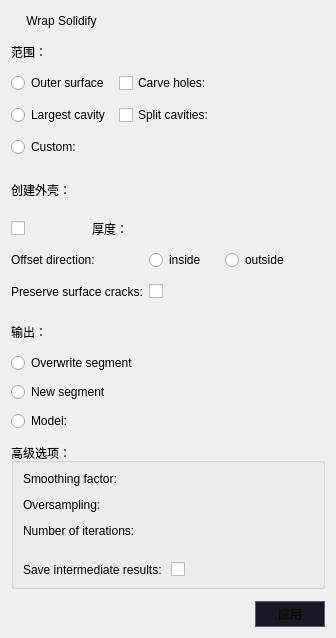
<?xml version="1.0" encoding="UTF-8"?>
<ui version="4.0">
 <class>SegmentEditorWrapSolidify</class>
 <widget class="qMRMLWidget" name="SegmentEditorWrapSolidify">
  <property name="geometry">
   <rect>
    <x>0</x>
    <y>0</y>
    <width>336</width>
    <height>589</height>
   </rect>
  </property>
  <property name="styleSheet">
   <string notr="true">QPushButton{
	font: 10pt 'Microsoft YaHei';
	width: 68;
 	height: 24;
	background: #191925;
 	border: 1px solid #5c5c74;
}

QPushButton:hover{
	background-color: #5C5C74;
}</string>
  </property>
  <layout class="QFormLayout" name="formLayout">
   <property name="verticalSpacing">
    <number>12</number>
   </property>
   <item row="9" column="0" colspan="2">
    <layout class="QHBoxLayout" name="horizontalLayout">
     <item>
      <spacer name="horizontalSpacer_2">
       <property name="orientation">
        <enum>Qt::Horizontal</enum>
       </property>
       <property name="sizeHint" stdset="0">
        <size>
         <width>40</width>
         <height>20</height>
        </size>
       </property>
      </spacer>
     </item>
     <item>
      <widget class="QPushButton" name="applyButton">
       <property name="text">
        <string>应用</string>
       </property>
      </widget>
     </item>
    </layout>
   </item>
   <item row="8" column="0" colspan="2">
    <widget class="ctkCollapsibleGroupBox" name="advancedSettingsFrame">
     <property name="minimumSize">
      <size>
       <width>143</width>
       <height>0</height>
      </size>
     </property>
     <property name="styleSheet">
      <string notr="true">font: 11pt &quot;Microsoft YaHei&quot;;</string>
     </property>
     <property name="title">
      <string>高级选项：</string>
     </property>
     <property name="collapsed" stdset="0">
      <bool>false</bool>
     </property>
     <property name="collapsedHeight" stdset="0">
      <number>6</number>
     </property>
     <layout class="QGridLayout" name="gridLayout">
      <property name="horizontalSpacing">
       <number>9</number>
      </property>
      <property name="verticalSpacing">
       <number>12</number>
      </property>
      <item row="0" column="1" colspan="2">
       <widget class="qMRMLSliderWidget" name="smoothingFactorSlider" native="true">
        <property name="toolTip">
         <string>Smoothing Factor used for operation, as the a surface representation of the segmentation will be used for this algorithm.</string>
        </property>
        <property name="styleSheet">
         <string notr="true">QDoubleSpinBox {
	background: #1a1a26;
	border: 1px solid #5c5c74;
	min-height:21px;
	max-height:21px;
	min-width: 82px;
	max-width: 82px;
	color: rgb(255, 255, 255);
}</string>
        </property>
        <property name="singleStep" stdset="0">
         <double>0.050000000000000</double>
        </property>
        <property name="pageStep" stdset="0">
         <double>0.100000000000000</double>
        </property>
        <property name="maximum" stdset="0">
         <double>1.000000000000000</double>
        </property>
        <property name="value" stdset="0">
         <double>0.300000000000000</double>
        </property>
       </widget>
      </item>
      <item row="1" column="1" colspan="2">
       <widget class="ctkSliderWidget" name="remeshOversamplingSlider" native="true">
        <property name="toolTip">
         <string>Thickness of the output shell. If the value is very small then it may significantly increase the computation time and may appear fractured if output is segmentation.</string>
        </property>
        <property name="styleSheet">
         <string notr="true">QDoubleSpinBox {
	background: #1a1a26;
	border: 1px solid #5c5c74;
	min-height:21px;
	max-height:21px;
	min-width: 82px;
	max-width: 82px;
	color: rgb(255, 255, 255);
}</string>
        </property>
        <property name="singleStep" stdset="0">
         <double>0.100000000000000</double>
        </property>
        <property name="pageStep" stdset="0">
         <double>1.000000000000000</double>
        </property>
        <property name="minimum" stdset="0">
         <double>0.100000000000000</double>
        </property>
        <property name="maximum" stdset="0">
         <double>5.000000000000000</double>
        </property>
        <property name="value" stdset="0">
         <double>1.000000000000000</double>
        </property>
        <property name="suffix" stdset="0">
         <string>x</string>
        </property>
       </widget>
      </item>
      <item row="7" column="0">
       <widget class="QLabel" name="label_6">
        <property name="text">
         <string>Save intermediate results:</string>
        </property>
       </widget>
      </item>
      <item row="5" column="1" colspan="2">
       <widget class="QFrame" name="frame">
        <layout class="QHBoxLayout" name="horizontalLayout_3">
         <property name="leftMargin">
          <number>0</number>
         </property>
         <property name="topMargin">
          <number>0</number>
         </property>
         <property name="rightMargin">
          <number>0</number>
         </property>
         <property name="bottomMargin">
          <number>0</number>
         </property>
        </layout>
       </widget>
      </item>
      <item row="7" column="1">
       <widget class="QCheckBox" name="saveIntermediateResultsCheckBox">
        <property name="toolTip">
         <string>Save intermediate results as models. Useful for diagnostics of the solidification process.</string>
        </property>
        <property name="text">
         <string/>
        </property>
       </widget>
      </item>
      <item row="2" column="1" colspan="2">
       <widget class="ctkSliderWidget" name="iterationsSlider" native="true">
        <property name="toolTip">
         <string>Increase this value if output seems not completely converged to input. Increases computation time.</string>
        </property>
        <property name="styleSheet">
         <string notr="true">QDoubleSpinBox {
	background: #1a1a26;
	border: 1px solid #5c5c74;
	min-height:21px;
	max-height:21px;
	min-width: 82px;
	max-width: 82px;
	color: rgb(255, 255, 255);
}</string>
        </property>
        <property name="decimals" stdset="0">
         <number>0</number>
        </property>
        <property name="pageStep" stdset="0">
         <double>1.000000000000000</double>
        </property>
        <property name="minimum" stdset="0">
         <double>1.000000000000000</double>
        </property>
        <property name="maximum" stdset="0">
         <double>20.000000000000000</double>
        </property>
       </widget>
      </item>
      <item row="0" column="0">
       <widget class="QLabel" name="label">
        <property name="text">
         <string>Smoothing factor:</string>
        </property>
       </widget>
      </item>
      <item row="1" column="0">
       <widget class="QLabel" name="label_14">
        <property name="text">
         <string>Oversampling:</string>
        </property>
       </widget>
      </item>
      <item row="2" column="0">
       <widget class="QLabel" name="label_5">
        <property name="text">
         <string>Number of iterations:</string>
        </property>
       </widget>
      </item>
     </layout>
    </widget>
   </item>
   <item row="7" column="0" colspan="2">
    <widget class="QFrame" name="frame_2">
     <layout class="QGridLayout" name="gridLayout_6">
      <property name="leftMargin">
       <number>0</number>
      </property>
      <property name="topMargin">
       <number>0</number>
      </property>
      <property name="rightMargin">
       <number>0</number>
      </property>
      <property name="bottomMargin">
       <number>0</number>
      </property>
      <property name="spacing">
       <number>9</number>
      </property>
      <item row="2" column="1">
       <widget class="qMRMLNodeComboBox" name="outputModelNodeSelector" native="true">
        <property name="sizePolicy">
         <sizepolicy hsizetype="Expanding" vsizetype="Fixed">
          <horstretch>0</horstretch>
          <verstretch>0</verstretch>
         </sizepolicy>
        </property>
        <property name="nodeTypes" stdset="0">
         <stringlist>
          <string>vtkMRMLModelNode</string>
         </stringlist>
        </property>
        <property name="baseName" stdset="0">
         <string>Model</string>
        </property>
        <property name="noneEnabled" stdset="0">
         <bool>true</bool>
        </property>
        <property name="renameEnabled" stdset="0">
         <bool>true</bool>
        </property>
        <property name="noneDisplay" stdset="0">
         <string>Create new Model</string>
        </property>
       </widget>
      </item>
      <item row="1" column="0">
       <widget class="QRadioButton" name="outputNewSegmentRadioButton">
        <property name="text">
         <string>New segment</string>
        </property>
       </widget>
      </item>
      <item row="0" column="0">
       <widget class="QRadioButton" name="outputSegmentRadioButton">
        <property name="text">
         <string>Overwrite segment</string>
        </property>
       </widget>
      </item>
      <item row="2" column="0">
       <widget class="QRadioButton" name="outputModelRadioButton">
        <property name="text">
         <string>Model:</string>
        </property>
       </widget>
      </item>
     </layout>
    </widget>
   </item>
   <item row="6" column="0" colspan="2">
    <widget class="QLabel" name="label_13">
     <property name="text">
      <string>输出：</string>
     </property>
    </widget>
   </item>
   <item row="4" column="0" colspan="2">
    <widget class="QLabel" name="label_11">
     <property name="text">
      <string>创建外壳：</string>
     </property>
    </widget>
   </item>
   <item row="3" column="0" colspan="2">
    <widget class="QFrame" name="frame_5">
     <property name="minimumSize">
      <size>
       <width>0</width>
       <height>0</height>
      </size>
     </property>
     <property name="frameShape">
      <enum>QFrame::NoFrame</enum>
     </property>
     <property name="frameShadow">
      <enum>QFrame::Plain</enum>
     </property>
     <layout class="QHBoxLayout" name="horizontalLayout_2">
      <property name="spacing">
       <number>12</number>
      </property>
      <property name="leftMargin">
       <number>0</number>
      </property>
      <property name="topMargin">
       <number>0</number>
      </property>
      <property name="rightMargin">
       <number>0</number>
      </property>
      <property name="bottomMargin">
       <number>0</number>
      </property>
     </layout>
    </widget>
   </item>
   <item row="2" column="0" colspan="2">
    <widget class="QFrame" name="frame_3">
     <layout class="QGridLayout" name="gridLayout_7">
      <property name="leftMargin">
       <number>0</number>
      </property>
      <property name="topMargin">
       <number>0</number>
      </property>
      <property name="rightMargin">
       <number>0</number>
      </property>
      <property name="bottomMargin">
       <number>0</number>
      </property>
      <property name="horizontalSpacing">
       <number>9</number>
      </property>
      <property name="verticalSpacing">
       <number>12</number>
      </property>
      <item row="2" column="0">
       <widget class="QRadioButton" name="regionSegmentRadioButton">
        <property name="text">
         <string>Custom:</string>
        </property>
       </widget>
      </item>
      <item row="1" column="0">
       <widget class="QRadioButton" name="regionLargestCavityRadioButton">
        <property name="text">
         <string>Largest cavity</string>
        </property>
       </widget>
      </item>
      <item row="0" column="0">
       <widget class="QRadioButton" name="regionOuterSurfaceRadioButton">
        <property name="text">
         <string>Outer surface</string>
        </property>
       </widget>
      </item>
      <item row="0" column="3">
       <widget class="qMRMLSliderWidget" name="carveHolesInOuterSurfaceDiameterSlider" native="true">
        <property name="toolTip">
         <string>Cavities with smaller diameter than this threshold will not be carved out.</string>
        </property>
        <property name="singleStep" stdset="0">
         <double>0.100000000000000</double>
        </property>
        <property name="minimum" stdset="0">
         <double>0.100000000000000</double>
        </property>
        <property name="maximum" stdset="0">
         <double>100.000000000000000</double>
        </property>
        <property name="quantity" stdset="0">
         <string>length</string>
        </property>
       </widget>
      </item>
      <item row="0" column="1">
       <widget class="QCheckBox" name="carveHolesInOuterSurfaceCheckBox">
        <property name="toolTip">
         <string>Propagate surface deeper into concave regions</string>
        </property>
        <property name="text">
         <string>Carve holes:</string>
        </property>
       </widget>
      </item>
      <item row="1" column="1">
       <widget class="QCheckBox" name="splitCavitiesCheckBox">
        <property name="toolTip">
         <string>Propagate surface deeper into concave regions</string>
        </property>
        <property name="text">
         <string>Split cavities:</string>
        </property>
       </widget>
      </item>
      <item row="1" column="3">
       <widget class="qMRMLSliderWidget" name="splitCavitiesDiameterSlider" native="true">
        <property name="toolTip">
         <string>Cavities with smaller diameter than this threshold will not be carved out.</string>
        </property>
        <property name="singleStep" stdset="0">
         <double>0.100000000000000</double>
        </property>
        <property name="minimum" stdset="0">
         <double>0.100000000000000</double>
        </property>
        <property name="maximum" stdset="0">
         <double>100.000000000000000</double>
        </property>
        <property name="quantity" stdset="0">
         <string>length</string>
        </property>
       </widget>
      </item>
      <item row="2" column="1" colspan="3">
       <widget class="qMRMLSegmentSelectorWidget" name="regionSegmentSelector" native="true">
        <property name="sizePolicy">
         <sizepolicy hsizetype="Expanding" vsizetype="Preferred">
          <horstretch>0</horstretch>
          <verstretch>0</verstretch>
         </sizepolicy>
        </property>
        <property name="segmentationNodeSelectorVisible" stdset="0">
         <bool>false</bool>
        </property>
       </widget>
      </item>
     </layout>
    </widget>
   </item>
   <item row="1" column="0" colspan="2">
    <widget class="QLabel" name="label_7">
     <property name="text">
      <string>范围：</string>
     </property>
    </widget>
   </item>
   <item row="0" column="0" colspan="2">
    <layout class="QHBoxLayout" name="horizontalLayout_4">
     <item>
      <widget class="QLabel" name="label_2">
       <property name="minimumSize">
        <size>
         <width>12</width>
         <height>12</height>
        </size>
       </property>
       <property name="maximumSize">
        <size>
         <width>12</width>
         <height>12</height>
        </size>
       </property>
       <property name="styleSheet">
        <string notr="true">QLabel{
	min-width: 12;
	min-height: 12;
	max-width: 12;
	max-height: 12;
	background-image: url(:/Icons/SegmentEditorEffectWrapSolidify.png);
}</string>
       </property>
       <property name="text">
        <string/>
       </property>
      </widget>
     </item>
     <item>
      <widget class="QLabel" name="label_3">
       <property name="text">
        <string> Wrap Solidify</string>
       </property>
      </widget>
     </item>
     <item>
      <spacer name="horizontalSpacer_3">
       <property name="orientation">
        <enum>Qt::Horizontal</enum>
       </property>
       <property name="sizeHint" stdset="0">
        <size>
         <width>40</width>
         <height>20</height>
        </size>
       </property>
      </spacer>
     </item>
    </layout>
   </item>
   <item row="5" column="0" colspan="2">
    <widget class="QFrame" name="frame_4">
     <property name="frameShape">
      <enum>QFrame::NoFrame</enum>
     </property>
     <property name="frameShadow">
      <enum>QFrame::Plain</enum>
     </property>
     <layout class="QGridLayout" name="gridLayout_2">
      <property name="leftMargin">
       <number>0</number>
      </property>
      <property name="rightMargin">
       <number>0</number>
      </property>
      <property name="verticalSpacing">
       <number>12</number>
      </property>
      <item row="1" column="1">
       <widget class="QRadioButton" name="shellOffsetInsideRadioButton">
        <property name="text">
         <string>inside    </string>
        </property>
       </widget>
      </item>
      <item row="0" column="0" colspan="3">
       <layout class="QHBoxLayout" name="horizontalLayout_6">
        <item>
         <layout class="QHBoxLayout" name="horizontalLayout_5">
          <property name="spacing">
           <number>4</number>
          </property>
          <item>
           <widget class="QCheckBox" name="createShellCheckBox">
            <property name="toolTip">
             <string>Hollow out the solidified object and keep only a thin outer shell.</string>
            </property>
            <property name="text">
             <string/>
            </property>
           </widget>
          </item>
          <item>
           <widget class="QLabel" name="label_12">
            <property name="text">
             <string>厚度：</string>
            </property>
           </widget>
          </item>
         </layout>
        </item>
        <item>
         <widget class="qMRMLSliderWidget" name="shellThicknessSlider" native="true">
          <property name="toolTip">
           <string>Thickness of the output shell. If value is positive then extracted surface is used as outer surface, otherwise it will be used as inner surface.  If the value is smaller than the segmentation's resolution then the result may appear fragmented and so a model output or larger shell thickness must be chosen. If surface cracks do not need to be preserved then shell can be created using &quot;Hollow&quot; segment editor effect.</string>
          </property>
          <property name="singleStep" stdset="0">
           <double>0.100000000000000</double>
          </property>
          <property name="minimum" stdset="0">
           <double>0.000000000000000</double>
          </property>
          <property name="maximum" stdset="0">
           <double>20.000000000000000</double>
          </property>
          <property name="quantity" stdset="0">
           <string>length</string>
          </property>
         </widget>
        </item>
       </layout>
      </item>
      <item row="2" column="0">
       <widget class="QLabel" name="label_16">
        <property name="text">
         <string>Preserve surface cracks:</string>
        </property>
       </widget>
      </item>
      <item row="1" column="2">
       <widget class="QRadioButton" name="shellOffsetOutsideRadioButton">
        <property name="text">
         <string>outside</string>
        </property>
       </widget>
      </item>
      <item row="1" column="0">
       <widget class="QLabel" name="label_17">
        <property name="text">
         <string>Offset direction:</string>
        </property>
       </widget>
      </item>
      <item row="2" column="1">
       <widget class="QCheckBox" name="shellPreserveCracksCheckBox">
        <property name="toolTip">
         <string>Leaves gaps in the created shell where the original segment had surface cracks. Increase remesh oversampling if thin cracks are not preserved.</string>
        </property>
        <property name="text">
         <string/>
        </property>
       </widget>
      </item>
      <item row="2" column="2">
       <spacer name="horizontalSpacer_4">
        <property name="orientation">
         <enum>Qt::Horizontal</enum>
        </property>
        <property name="sizeHint" stdset="0">
         <size>
          <width>40</width>
          <height>20</height>
         </size>
        </property>
       </spacer>
      </item>
     </layout>
    </widget>
   </item>
  </layout>
 </widget>
 <customwidgets>
  <customwidget>
   <class>ctkCollapsibleGroupBox</class>
   <extends>QGroupBox</extends>
   <header>ctkCollapsibleGroupBox.h</header>
   <container>1</container>
  </customwidget>
  <customwidget>
   <class>ctkSliderWidget</class>
   <extends>QWidget</extends>
   <header>ctkSliderWidget.h</header>
  </customwidget>
  <customwidget>
   <class>qMRMLNodeComboBox</class>
   <extends>QWidget</extends>
   <header>qMRMLNodeComboBox.h</header>
  </customwidget>
  <customwidget>
   <class>qMRMLSliderWidget</class>
   <extends>ctkSliderWidget</extends>
   <header>qMRMLSliderWidget.h</header>
  </customwidget>
  <customwidget>
   <class>qMRMLWidget</class>
   <extends>QWidget</extends>
   <header>qMRMLWidget.h</header>
   <container>1</container>
  </customwidget>
  <customwidget>
   <class>qMRMLSegmentSelectorWidget</class>
   <extends>qMRMLWidget</extends>
   <header>qMRMLSegmentSelectorWidget.h</header>
   <container>1</container>
  </customwidget>
 </customwidgets>
 <resources/>
 <connections>
  <connection>
   <sender>SegmentEditorWrapSolidify</sender>
   <signal>mrmlSceneChanged(vtkMRMLScene*)</signal>
   <receiver>regionSegmentSelector</receiver>
   <slot>setMRMLScene(vtkMRMLScene*)</slot>
   <hints>
    <hint type="sourcelabel">
     <x>144</x>
     <y>351</y>
    </hint>
    <hint type="destinationlabel">
     <x>260</x>
     <y>71</y>
    </hint>
   </hints>
  </connection>
  <connection>
   <sender>SegmentEditorWrapSolidify</sender>
   <signal>mrmlSceneChanged(vtkMRMLScene*)</signal>
   <receiver>outputModelNodeSelector</receiver>
   <slot>setMRMLScene(vtkMRMLScene*)</slot>
   <hints>
    <hint type="sourcelabel">
     <x>230</x>
     <y>351</y>
    </hint>
    <hint type="destinationlabel">
     <x>183</x>
     <y>163</y>
    </hint>
   </hints>
  </connection>
  <connection>
   <sender>SegmentEditorWrapSolidify</sender>
   <signal>mrmlSceneChanged(vtkMRMLScene*)</signal>
   <receiver>carveHolesInOuterSurfaceDiameterSlider</receiver>
   <slot>setMRMLScene(vtkMRMLScene*)</slot>
   <hints>
    <hint type="sourcelabel">
     <x>73</x>
     <y>351</y>
    </hint>
    <hint type="destinationlabel">
     <x>185</x>
     <y>87</y>
    </hint>
   </hints>
  </connection>
  <connection>
   <sender>SegmentEditorWrapSolidify</sender>
   <signal>mrmlSceneChanged(vtkMRMLScene*)</signal>
   <receiver>shellThicknessSlider</receiver>
   <slot>setMRMLScene(vtkMRMLScene*)</slot>
   <hints>
    <hint type="sourcelabel">
     <x>202</x>
     <y>351</y>
    </hint>
    <hint type="destinationlabel">
     <x>291</x>
     <y>118</y>
    </hint>
   </hints>
  </connection>
  <connection>
   <sender>SegmentEditorWrapSolidify</sender>
   <signal>mrmlSceneChanged(vtkMRMLScene*)</signal>
   <receiver>splitCavitiesDiameterSlider</receiver>
   <slot>setMRMLScene(vtkMRMLScene*)</slot>
   <hints>
    <hint type="sourcelabel">
     <x>110</x>
     <y>249</y>
    </hint>
    <hint type="destinationlabel">
     <x>262</x>
     <y>41</y>
    </hint>
   </hints>
  </connection>
 </connections>
</ui>
